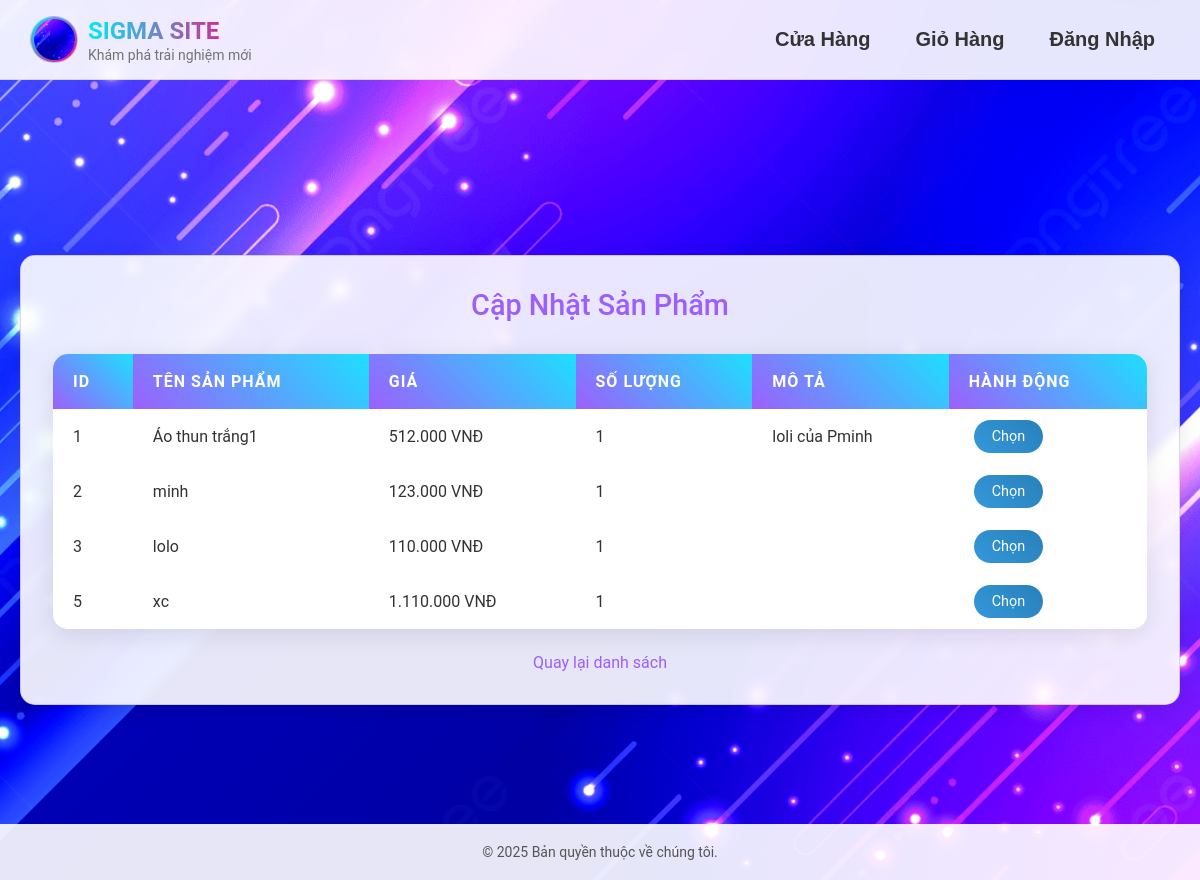
/update.php, run on the app's committed database.
### tables this page shows
CREATE TABLE `products` (
  `image` varchar(255) NOT NULL,
  `id` int(10) NOT NULL,
  `name` varchar(100) NOT NULL,
  `price` decimal(10,2) NOT NULL,
  `quantity` int(10) NOT NULL,
  `description` text DEFAULT NULL,
  `created_at` timestamp NOT NULL DEFAULT current_timestamp()
);

### update.php (the view, shortened to what this page needs)
<?php
include 'config.php';
try {
    $stmt = $conn_store->query('SELECT * FROM products');
    $products = $stmt->fetchAll();
} catch (PDOException $e) {
    echo "Lỗi truy vấn: " . $e->getMessage();
    exit;
}
?>
<?php include 'header.php'; ?>
<div class="update-product-wrapper">
    <div class="update-product-container">
        <h2>Cập Nhật Sản Phẩm</h2>
        <div class="table-wrapper">
            <table>
                <thead>
                    <tr>
                        <th>ID</th>
                        <th>Tên Sản Phẩm</th>
                        <th>Giá</th>
                        <th>Số lượng</th>
                        <th>Mô tả</th>
                        <th>Hành Động</th>
                    </tr>
                </thead>
                <tbody>
                    <?php foreach ($products as $product): ?>
                        <tr>
                            <td><?php echo $product['id']; ?></td>
                            <td><?php echo htmlspecialchars($product['name']); ?></td>
                            <td><?php echo number_format($product['price'], 0, ',', '.') . ' VNĐ'; ?></td>
                            <td><?php echo $product['quantity']; ?></td>
                            <td><?php echo htmlspecialchars($product['description'] ?? 'Không có mô tả'); ?></td>
                            <td>
                                <a href="edit.php?id=<?php echo $product['id']; ?>" class="btn btn-edit">Chọn</a>
                            </td>
                        </tr>
                    <?php endforeach; ?>
                </tbody>
            </table>
        </div>
        <div class="back-link">
            <a href="products.php">Quay lại danh sách</a>
        </div>
    </div>
</div>
<?php include 'footer.php'; ?>

### styles.css (style rules this page uses)
* { margin: 0; padding: 0; box-sizing: border-box; font-family: 'Poppins', sans-serif; }

### update.php (style rules this page uses)
* { margin: 0; padding: 0; box-sizing: border-box; font-family: 'Roboto', sans-serif; }
.update-product-wrapper { display: flex; justify-content: center; align-items: center; min-height: 100vh; padding: 20px; }
.update-product-container { background: rgba(255, 255, 255, 0.9); backdrop-filter: blur(5px); padding: 2rem; border-radius: 15px; box-shadow: 0 4px 20px rgba(0, 0, 0, 0.1); border: 1px solid rgba(147, 112, 219, 0.3); width: 100%; max-width: 1200px; animation: fadeInDown 0.6s ease-in-out; }
h2 { color: #9c5ffd; text-align: center; margin-bottom: 2rem; font-size: 1.8rem; font-weight: 500; }
.table-wrapper { background: rgba(255, 255, 255, 0.9); backdrop-filter: blur(5px); border-radius: 15px; box-shadow: 0 5px 25px rgba(0, 0, 0, 0.1); overflow: hidden; }
table { width: 100%; border-collapse: collapse; }
th, td { padding: 18px 20px; text-align: left; transition: all 0.3s ease; }
th { background: linear-gradient(45deg, #9c5ffd, #1de0ff); color: white; font-weight: 600; text-transform: uppercase; letter-spacing: 1px; }
tbody tr { transition: all 0.3s ease; }
.btn-edit { padding: 8px 18px; margin: 0 5px; border-radius: 25px; color: white; font-size: 0.9em; background: linear-gradient(45deg, #3498db, #2980b9); text-decoration: none; }
.back-link { text-align: center; margin-top: 1.5rem; }
.back-link a { color: #9c5ffd; text-decoration: none; font-size: 1rem; transition: color 0.3s ease; }

### data on the page
products: id "1", name "Áo thun trắng1", price "512.000", quantity "1", description "loli của Pminh"
products: id "2", name "minh", price "123.000", quantity "1"
products: id "3", name "lolo", price "110.000", quantity "1"
products: id "5", name "xc", price "1.110.000", quantity "1"
